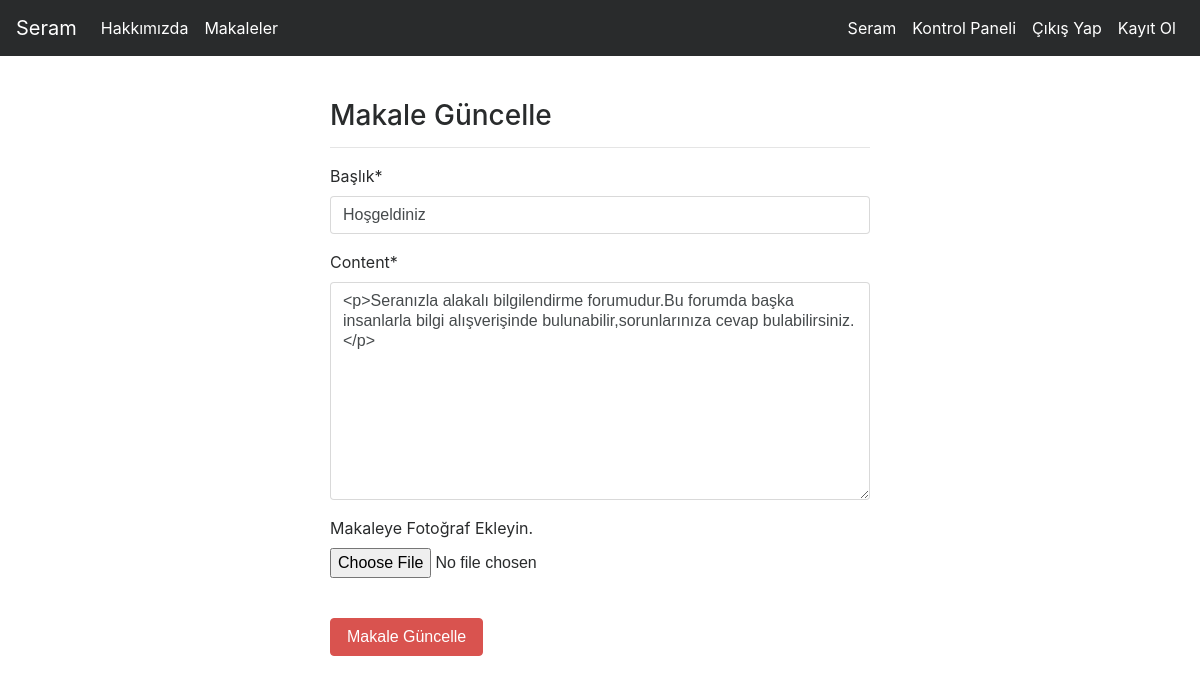
/articles/update/14 (signed in), run on the app's committed database.
### article/models.py (models this page shows, shortened)
class Article(models.Model):
    author = models.ForeignKey("auth.User",on_delete=models.CASCADE,verbose_name = "Yazar")
    title = models.CharField(max_length = 50,verbose_name = "Başlık")
    content = RichTextField()
    created_date = models.DateTimeField(auto_now_add=True,verbose_name="Oluşturulma Tarihi")
    article_image = models.FileField(blank = True,null = True,verbose_name="Makaleye Fotoğraf Ekleyin.")#hem boş olabilir hem dolu
    class Meta:
        ordering = ['-created_date']

### article/views.py (the view, shortened to what this page needs)
# urls.py: path('update/<int:id>',views.update,name ="update"),
@login_required(login_url = "user:login")
def update(request,id):
    article = get_object_or_404(Article,id=id)
    form = ArticleForm(request.POST or None,request.FILES or None,instance = article)
    return render(request,"update.html",{"form":form})

### article/forms.py
class ArticleForm(forms.ModelForm):
    class Meta:
        model = Article
        fields = ["title","content","article_image"]

### templates/update.html (shortened to what this page needs)
{% extends "layout.html" %}
{% block body %}
{% load crispy_forms_tags %}
<div class="row">
        <div class="col-md-6 offset-md-3">
                <h3>Makale Güncelle</h3>
                <hr>
                <form method = "post" enctype="multipart/form-data">
                        {{form|crispy}}
                        <br>
                        <button type = "submit" class = "btn btn-danger">Makale Güncelle</button>
                    </form>
        </div>
      </div>
{% endblock body %}

### data on the page
Article: title "Hoşgeldiniz", content "<p>Seranızla alakalı bilgilendirme forumudur.Bu forumda başka insanlarla bilgi alışverişinde bulunabilir,sorunlarınıza cevap bulabilirsiniz.</p>"
